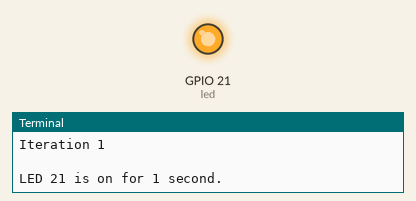
This program was run on a simulated Raspberry Pi (BCM pin numbers). Parts: output pins drawn as LEDs (lit = HIGH), the last lines printed to the terminal. At 20.0 s the program stops and its outputs stay as they are.

Above: at 0.1 s.
At 20.1 s:
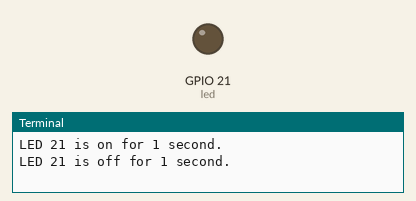
Timing chart, 0 to 21.5 s (numbered marks = the images above):
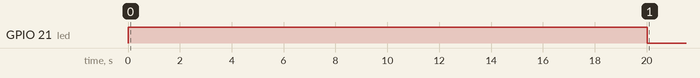

Measured:
- by itself, GPIO 21 (led): LOW → HIGH at 0.00 s, → LOW 20.0 s later

The program:

Lab4_GPIO_activation_W0415592.py
```python
""" /**************************************************
Lab #4 Program
Title: Basic GPIO activation
Student: Joshua Z. Tynes
Student #: W0415592
Instructor: Ricardo Bautista Quintero
Date:January 25th 2021
NSCC Ivany Campus
/**************************************************"""
"""

In this Lab, we will demonstrate how to blink an LED
connected to a General Purpose Input Output pin using:

1.) Pin distribution map
2.) Pin assignment
3.) for loop
4.) library import
5.) led.on
6.) led.off
7.) sleep(t)

"""
from gpiozero import LED #import LED module
from time import sleep #import sleep module

def Lab4():
  p1 = 21
  led = LED(p1)
  loop = 10
  t = 1 #time in seconds to sleep

  # loop 10 times
  for i in range(loop):
      print("Iteration", end=" ")
      print(i+1)
      print()
      led.on() #turn led on
      print("LED", end=" ")
      print(p1, end=" ")
      print("is on for", end=" ")
      print(t, end=" ")
      print("second.")
      sleep(t) #sleep for t seconds
      led.off #turn led off
      print("LED", end=" ")
      print(p1, end=" ")
      print("is off for", end=" ")
      print(t, end=" ")
      print("second.")
      sleep(t) #sleep for t seconds
      print()
if __name__ == '__main__':
  Lab4()
```
